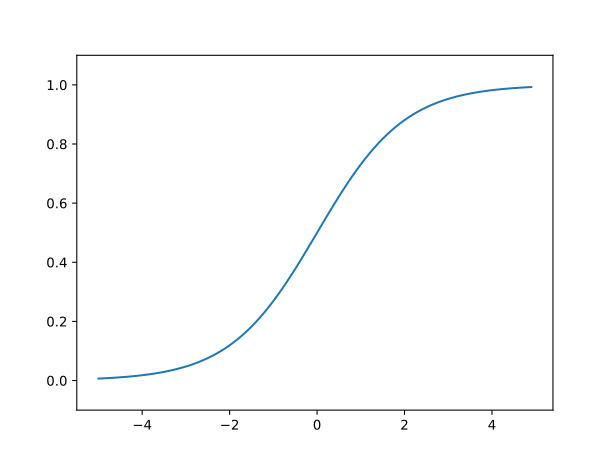

This chart was generated by the following Python code:
print("シグモイド関数の使用")
import numpy as np
import matplotlib.pyplot as plt

print("def sigmoid_function(x):")
print("    return 1.0 / (1 + np.exp(-1 * x))")
# sigmoid関数
def sigmoid_function(x):
    return 1.0 / (1 + np.exp(-1 * x))

x = np.arange(-5.0, 5.0, 0.1)
y = sigmoid_function(x)
# x = x1で段差があるなら
# y = step_func(x - x1)
plt.plot(x, y)
plt.ylim(-0.1, 1.1)
plt.savefig("sigmoid_func.svg", format="svg", dpi=1200)
print("sigmoid_func.svg にグラフが出力されました。previewで確認してください")
